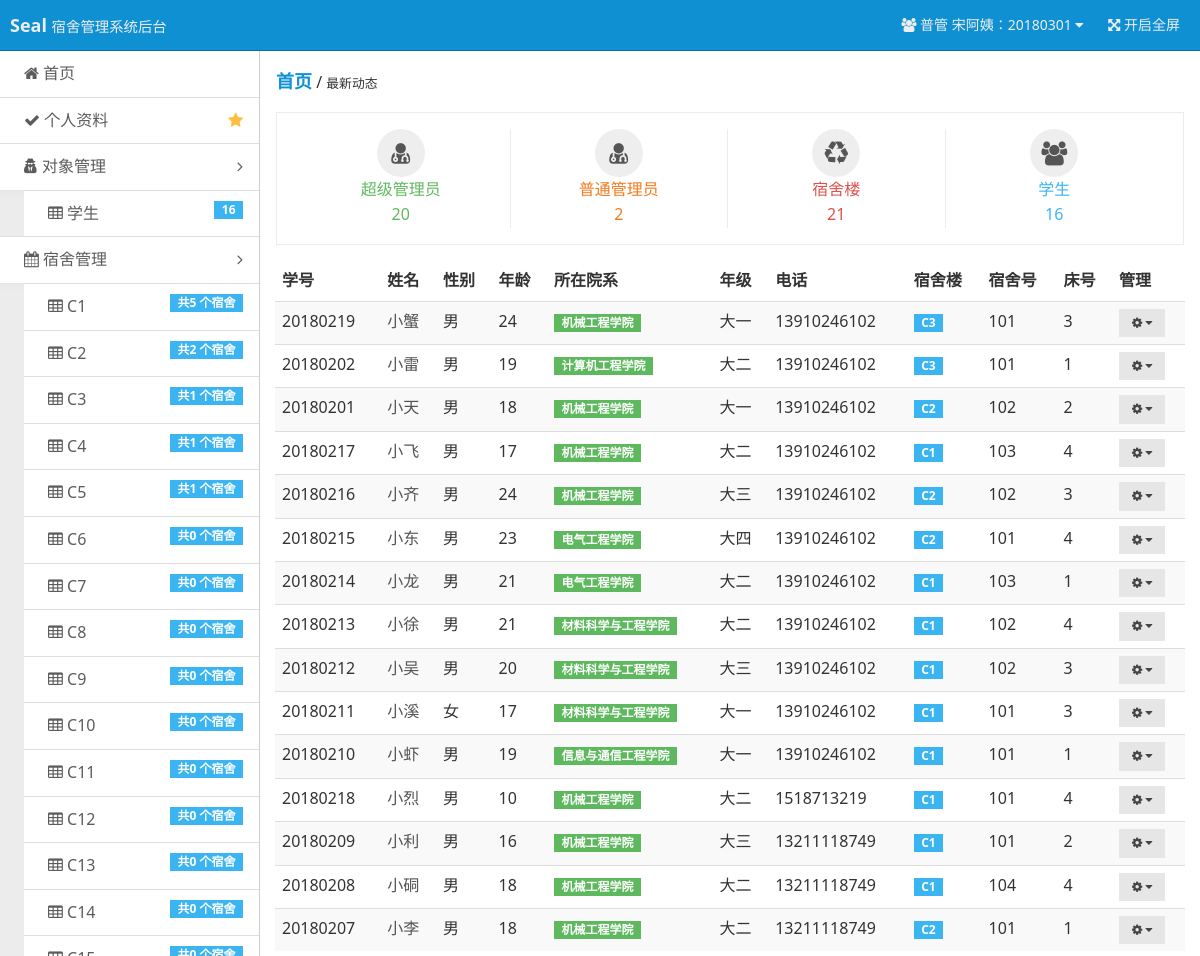
The page /?r=index (signed in) on the database its author committed.
### tables this page shows
CREATE TABLE `users` (
  `u_id` int(11) NOT NULL AUTO_INCREMENT,
  `u_no` int(11) NOT NULL,
  `u_name` char(20) NOT NULL,
  `u_password` char(100) NOT NULL,
  `u_permission` int(11) DEFAULT NULL,
  PRIMARY KEY (`u_id`),
  UNIQUE KEY `u_no` (`u_no`)
);

CREATE TABLE `dormitory_builds` (
  `db_id` int(11) NOT NULL AUTO_INCREMENT,
  `db_name` char(20) NOT NULL,
  `d_price` int(20) NOT NULL,
  PRIMARY KEY (`db_id`),
  UNIQUE KEY `db_name` (`db_name`)
);

CREATE TABLE `students` (
  `s_id` int(11) NOT NULL AUTO_INCREMENT,
  `s_no` int(11) NOT NULL,
  `s_sex` char(20) NOT NULL DEFAULT '男',
  `s_age` int(11) DEFAULT NULL,
  `s_department` char(100) DEFAULT NULL,
  `s_grade` char(20) DEFAULT NULL,
  `s_phone` char(20) DEFAULT NULL,
  `d_id` int(11) NOT NULL,
  `s_bed` int(11) DEFAULT NULL,
  PRIMARY KEY (`s_id`),
  UNIQUE KEY `s_no` (`s_no`),
  KEY `d_id` (`d_id`)
);

CREATE TABLE `dormitories` (
  `d_id` int(11) NOT NULL AUTO_INCREMENT,
  `d_name` char(20) NOT NULL,
  `d_bed_num` int(11) NOT NULL,
  `d_stu_num_now` int(11) NOT NULL,
  `db_id` int(11) NOT NULL,
  PRIMARY KEY (`d_id`)
);

### index.php (called while the page is built, shortened)
<?php
$action = $_GET['r'] == '' ? 'index' : $_GET['r'];
include('pages/' . $action . '.php');

### inc/checklogin.php (called while the page is built, shortened)
<?php
$user = $_COOKIE ['user'];
$user_permission = $_COOKIE ['user_permission'];
if ($user == "") {
    header ( "Location: ?r=login" );
    exit ();
} else {
    $query = "SELECT * FROM users WHERE u_no='$user'";
    $result = mysql_query ( $query ) or die ( 'SQL语句有误：' . mysql_error () );
    $users = mysql_fetch_array ( $result );
    switch ($user_permission) {
        case 1 :
            $username = "普管 {$users ['u_name']}：" . $users ['u_no'];
            $user_no = $users ['u_no'];
            break;
    }
}

### pages/index.php (the view, shortened to what this page needs)
<?php
require 'inc/checklogin.php';
$query = "SELECT students.*,users.u_name FROM students,users WHERE s_no=u_no AND u_permission=-1 ORDER BY s_id DESC LIMIT 15";
$result = mysql_query ( $query ) or die ( 'SQL语句有误：' . mysql_error () );
?>
<!doctype html>
<html class="no-js fixed-layout">
<head>
    <link rel="stylesheet" href="assets/css/amazeui.min.css"/>
    <link rel="stylesheet" href="assets/css/admin.css">
    <link rel="stylesheet" href="assets/css/app.css">
</head>
<body>
<header class="am-topbar am-topbar-inverse admin-header">
    <?php require 'template/header.php'; ?>
</header>
<div class="am-cf admin-main">
    <?php require 'template/sidebar.php'; ?>
    <div class="admin-content">
        <div class="admin-content-body">
            <div class="am-cf am-padding">
                <div class="am-fl am-cf"><strong class="am-text-primary am-text-lg">首页</strong> /
                    <small>最新动态</small>
                </div>
            </div>
            <ul class="am-avg-sm-1 am-avg-md-4 am-margin am-padding am-text-center admin-content-list ">
                <li><a href="?r=list-admin-super" class="am-text-success"><span
                                class="am-icon-btn am-icon-user-md"></span><br/>超级管理员<br/><?php echo $super_admins_count?></a></li>
                <li><a href="?r=list-admin-normal" class="am-text-warning"><span
                                class="am-icon-btn am-icon-user-md"></span><br/>普通管理员<br/><?php echo $normal_admins_count?></a></li>
                <li><a href="#" class="am-text-danger"><span class="am-icon-btn am-icon-recycle"></span><br/>宿舍楼<br/><?php echo $dormitory_builds_count?></a>
                </li>
                <li <?php if ($user_permission == -1) echo 'readonly="true"' ?>><a href="?r=list-stu" class="am-text-secondary"><span
                                class="am-icon-btn am-icon-users"></span><br/>学生<br/><?php echo $students_count?></a></li>
            </ul>
            <div class="am-g">
                <div class="am-u-sm-12 table-container" <?php if ($user_permission == -1) echo 'style="display: none;"' ?>>
                    <table class="am-table am-table-bd am-table-striped admin-content-table">
                        <thead>
                        <tr>
                            <th>学号</th>
                            <th>姓名</th>
                            <th>性别</th>
                            <th>年龄</th>
                            <th>所在院系</th>
                            <th>年级</th>
                            <th>电话</th>
                            <th>宿舍楼</th>
                            <th>宿舍号</th>
                            <th>床号</th>
                            <th>管理</th>
                        </tr>
                        </thead>
                        <tbody>
                        <?php
                        while ( $students = mysql_fetch_array ( $result ) ) {
                            ?>
                            <tr>
                                <td><?php echo $students['s_no']?></td>
                                <td><a href="?r=user-stu&sno=<?php echo $students['s_no']?>&edit_target=<?php if ($students['s_no'] == $user_no) echo "self"; else echo "others"; ?>"><?php echo $students['u_name']?></a></td>
                                <td><?php echo $students['s_sex']?></td>
                                <td><?php echo $students['s_age']?></td>
                                <td><span class="am-badge am-badge-success"><?php echo $students['s_department']?></span></td>
                                <td><?php echo $students['s_grade']?></td>
                                <td><?php echo $students['s_phone']?></td>
                                <?php
                                $user_stu_current_dor_build_query = "SELECT dormitory_builds.db_name, dormitory_builds.db_id FROM dormitories,dormitory_builds WHERE dormitories.d_id='{$students['d_id']}' AND dormitories.db_id=dormitory_builds.db_id";
                                $user_stu_current_dor_build_result = mysql_query($user_stu_current_dor_build_query) or die ('SQL语句有误：' . mysql_error());
                                $user_stu_current_dor_build = mysql_fetch_array($user_stu_current_dor_build_result);
                                $users_stu_current_dor_query = "SELECT * FROM dormitories,dormitory_builds WHERE dormitories.d_id='{$students['d_id']}' AND dormitories.db_id=dormitory_builds.db_id";
                                $users_stu_current_dor_result = mysql_query($users_stu_current_dor_query) or die ('SQL语句有误：' . mysql_error());
                                $users_stu_current_dor = mysql_fetch_array($users_stu_current_dor_result);
                                ?>
                                <td><span class="am-badge am-badge-secondary"><?php echo $user_stu_current_dor_build['db_name']?></span></td>
                                <td><?php echo $users_stu_current_dor['d_name']?></td>
                                <td><?php echo $students['s_bed']?></td>
                                <td>
                                    <div class="am-dropdown" data-am-dropdown>
                                        <button class="am-btn am-btn-default am-btn-xs am-dropdown-toggle" data-am-dropdown-toggle><span class="am-icon-cog"></span> <span class="am-icon-caret-down"></span></button>
                                    </div>
                                </td>
                            </tr>
                        <?php }?>
                        </tbody>
                    </table>
                </div>
            </div>
        </div>
    </div>
</div>
</body>
</html>

### template/header.php (shortened to what this page needs)
<div class="am-topbar-brand">
    <strong>Seal</strong>
    <small>宿舍管理系统后台</small>
</div>
<div class="am-collapse am-topbar-collapse" id="topbar-collapse">
    <ul class="am-nav am-nav-pills am-topbar-nav am-topbar-right admin-header-list">
        <li class="am-dropdown" data-am-dropdown>
            <a class="am-dropdown-toggle" data-am-dropdown-toggle href="javascript:;">
                <span class="am-icon-users"></span> <?php echo $username ?> <span class="am-icon-caret-down"></span>
            </a>
        </li>
        <li class="am-hide-sm-only"><a href="javascript:;" id="admin-fullscreen"><span class="am-icon-arrows-alt"></span> <span class="admin-fullText">开启全屏</span></a></li>
    </ul>
</div>

### template/sidebar.php (shortened to what this page needs)
<?php
$super_admin_query = "SELECT * FROM users WHERE u_permission=0 ORDER BY u_id DESC";
$super_admin_result = mysql_query($super_admin_query) or die ('SQL语句有误：' . mysql_error());
$super_admins_count = mysql_num_rows($super_admin_result);
$normal_admin_query = "SELECT * FROM users WHERE u_permission=1 ORDER BY u_id DESC";
$normal_admin_result = mysql_query($normal_admin_query) or die ('SQL语句有误：' . mysql_error());
$normal_admins_count = mysql_num_rows($normal_admin_result);
$student_query = "SELECT * FROM users WHERE u_permission=-1 ORDER BY u_id DESC";
$student_result = mysql_query($student_query) or die ('SQL语句有误：' . mysql_error());
$students_count = mysql_num_rows($student_result);
$dormitory_builds_query = "SELECT * FROM dormitory_builds ORDER BY db_id ";
$dormitory_builds_result = mysql_query($dormitory_builds_query) or die ('SQL语句有误：' . mysql_error());
$dormitory_builds_count = mysql_num_rows($dormitory_builds_result);
?>
<div class="admin-sidebar am-offcanvas" id="admin-offcanvas">
    <div class="am-offcanvas-bar admin-offcanvas-bar">
        <ul class="am-list admin-sidebar-list">
            <li><a href="?r=index"><span class="am-icon-home"></span> 首页</a></li>
            <?php
            switch ($user_permission) {
                case 1 :
                    $data_href = "?r=user-admin-normal&uno={$users['u_no']}&edit_target=self";
                    break;
            }
            ?>
            <li><a href="<?php echo $data_href ?>" class="am-cf"><span class="am-icon-check"></span> 个人资料<span
                            class="am-icon-star am-fr am-margin-right admin-icon-yellow"></span></a></li>
            <li class="admin-parent">
                <a class="am-cf" data-am-collapse="{target: '#object-nav'}"><span class="am-icon-user-secret"></span>
                    对象管理 <span class="am-icon-angle-right am-fr am-margin-right"></span></a>
                <ul class="am-list am-collapse admin-sidebar-sub am-in" id="object-nav">
                    <li><a href="?r=list-stu"><span class="am-icon-table"></span> 学生<span
                                    class="am-badge am-badge-secondary am-margin-right am-fr"><?php echo $students_count ?></span></a>
                    </li>
                </ul>
            </li>
            <li class="admin-parent" <?php if ($user_permission == -1) echo 'style="display: none;"' ?>>
                <a class="am-cf" data-am-collapse="{target: '#dormitory-nav'}"><span class="am-icon-calendar"></span>
                    宿舍管理 <span class="am-icon-angle-right am-fr am-margin-right"></span></a>
                <ul class="am-list am-collapse admin-sidebar-sub am-in" id="dormitory-nav">
                    <?php
                    while ($dormitory_builds = mysql_fetch_array($dormitory_builds_result)) {
                        ?>
                        <li><a href="?r=list-dormitories&db_id=<?php echo $dormitory_builds['db_id'] ?>"><span
                                        class="am-icon-table"></span> <?php echo $dormitory_builds['db_name'] ?>
                                <span
                                        class="am-badge am-badge-secondary am-margin-right am-fr">共<?php echo mysql_num_rows(mysql_query("SELECT dormitories.db_id FROM dormitories WHERE db_id={$dormitory_builds['db_id']} ORDER BY db_id ")) ?>
                                    个宿舍</span></a>
                        </li>
                    <?php } ?>
                </ul>
            </li>
        </ul>
    </div>
</div>

### assets/css/admin.css (style rules this page uses)
html, body { height: 100%; overflow: hidden; }
ul { margin-top: 0; }
.admin-icon-yellow { color: #ffbe40; }
.admin-header { position: fixed; top: 0; left: 0; right: 0; z-index: 1500; font-size: 1.4rem; margin-bottom: 0; }
.admin-main { position: relative; height: 100%; padding-top: 51px; background: #f3f3f3; }
.admin-sidebar { width: 260px; min-height: 100%; float: left; border-right: 1px solid #cecece; }
.admin-sidebar-list { margin-bottom: 0; }
.admin-sidebar-list li a { color: #5c5c5c; padding-left: 24px; }
.admin-sidebar-list li:first-child { border-top: none; }
.admin-sidebar-sub { margin-top: 0; margin-bottom: 0; box-shadow: 0 16px 8px -15px #e2e2e2 inset; background: #ececec; padding-left: 24px; }
.admin-sidebar-sub li:first-child { border-top: 1px solid #dedede; }
.admin-content { display: -webkit-box; display: -webkit-flex; display: -ms-flexbox; display: flex; -webkit-box-orient: vertical; -webkit-box-direction: normal; -webkit-flex-direction: column; -ms-flex-direction: column; flex-direction: column; background: #fff; }
.admin-content, .admin-sidebar { height: 100%; overflow-x: hidden; overflow-y: scroll; -webkit-overflow-scrolling: touch; }
.admin-content-body { -webkit-box-flex: 1; -webkit-flex: 1 0 auto; -ms-flex: 1 0 auto; flex: 1 0 auto; }
.admin-content-list { border: 1px solid #e9ecf1; margin-top: 0; }
.admin-content-list li { border: 1px solid #e9ecf1; border-width: 0 1px; margin-left: -1px; }
.admin-content-list li:first-child { border-left: none; }
.admin-content-list li:last-child { border-right: none; }
.admin-content-table a { color: #535353; }
@media only screen and (min-width: 641px) { .admin-sidebar { display: block; position: static; background: none; } }
@media only screen and (min-width: 641px) { .admin-offcanvas-bar { position: static; width: auto; background: none; -webkit-transform: translate3d(0, 0, 0); -ms-transform: translate3d(0, 0, 0); transform: translate3d(0, 0, 0); overflow-y: visible; min-height: 100%; } }
@media only screen and (min-width: 641px) { .admin-offcanvas-bar:after { content: none; } }

### assets/css/app.css (style rules this page uses)
.table-container { width: 100%; overflow-y: scroll; margin: 0 0 1em; }
.table-container table { border: 0; border-collapse: collapse; }

### rows shown on the page
users: username "普管 宋阿姨：20180301"
dormitory_builds: db_name "C1", db_id "5"
dormitory_builds: db_name "C2", db_id "2"
dormitory_builds: db_name "C3", db_id "1"
dormitory_builds: db_name "C4", db_id "1"
dormitory_builds: db_name "C5", db_id "1"
dormitory_builds: db_name "C6", db_id "0"
dormitory_builds: db_name "C7", db_id "0"
dormitory_builds: db_name "C8", db_id "0"
dormitory_builds: db_name "C9", db_id "0"
dormitory_builds: db_name "C10", db_id "0"
dormitory_builds: db_name "C11", db_id "0"
dormitory_builds: db_name "C12", db_id "0"
dormitory_builds: db_name "C13", db_id "0"
dormitory_builds: db_name "C14", db_id "0"
students: s_no "20180219", users.u_name "小蟹", s_sex "男", s_age "24", s_department "机械工程学院", s_grade "大一", s_phone "13910246102", dormitory_builds.db_name "C3", d.d_name "101", s_bed "3"
students: s_no "20180202", users.u_name "小雷", s_sex "男", s_age "19", s_department "计算机工程学院", s_grade "大二", s_phone "13910246102", dormitory_builds.db_name "C3", d.d_name "101", s_bed "1"
students: s_no "20180201", users.u_name "小天", s_sex "男", s_age "18", s_department "机械工程学院", s_grade "大一", s_phone "13910246102", dormitory_builds.db_name "C2", d.d_name "102", s_bed "2"
students: s_no "20180217", users.u_name "小飞", s_sex "男", s_age "17", s_department "机械工程学院", s_grade "大二", s_phone "13910246102", dormitory_builds.db_name "C1", d.d_name "103", s_bed "4"
students: s_no "20180216", users.u_name "小齐", s_sex "男", s_age "24", s_department "机械工程学院", s_grade "大三", s_phone "13910246102", dormitory_builds.db_name "C2", d.d_name "102", s_bed "3"
students: s_no "20180215", users.u_name "小东", s_sex "男", s_age "23", s_department "电气工程学院", s_grade "大四", s_phone "13910246102", dormitory_builds.db_name "C2", d.d_name "101", s_bed "4"
students: s_no "20180214", users.u_name "小龙", s_sex "男", s_age "21", s_department "电气工程学院", s_grade "大二", s_phone "13910246102", dormitory_builds.db_name "C1", d.d_name "103", s_bed "1"
students: s_no "20180213", users.u_name "小徐", s_sex "男", s_age "21", s_department "材料科学与工程学院", s_grade "大二", s_phone "13910246102", dormitory_builds.db_name "C1", d.d_name "102", s_bed "4"
students: s_no "20180212", users.u_name "小吴", s_sex "男", s_age "20", s_department "材料科学与工程学院", s_grade "大三", s_phone "13910246102", dormitory_builds.db_name "C1", d.d_name "102", s_bed "3"
students: s_no "20180211", users.u_name "小溪", s_sex "女", s_age "17", s_department "材料科学与工程学院", s_grade "大一", s_phone "13910246102", dormitory_builds.db_name "C1", d.d_name "101", s_bed "3"
students: s_no "20180210", users.u_name "小虾", s_sex "男", s_age "19", s_department "信息与通信工程学院", s_grade "大一", s_phone "13910246102", dormitory_builds.db_name "C1", d.d_name "101", s_bed "1"
students: s_no "20180218", users.u_name "小烈", s_sex "男", s_age "10", s_department "机械工程学院", s_grade "大二", s_phone "1518713219", dormitory_builds.db_name "C1", d.d_name "101", s_bed "4"
students: s_no "20180209", users.u_name "小利", s_sex "男", s_age "16", s_department "机械工程学院", s_grade "大三", s_phone "13211118749", dormitory_builds.db_name "C1", d.d_name "101", s_bed "2"
students: s_no "20180208", users.u_name "小硐", s_sex "男", s_age "18", s_department "机械工程学院", s_grade "大二", s_phone "13211118749", dormitory_builds.db_name "C1", d.d_name "104", s_bed "4"
students: s_no "20180207", users.u_name "小李", s_sex "男", s_age "18", s_department "机械工程学院", s_grade "大二", s_phone "13211118749", dormitory_builds.db_name "C2", d.d_name "101", s_bed "1"

### other values the page prints
$students_count "16"
$super_admins_count "20"
$normal_admins_count "2"
$dormitory_builds_count "21"
